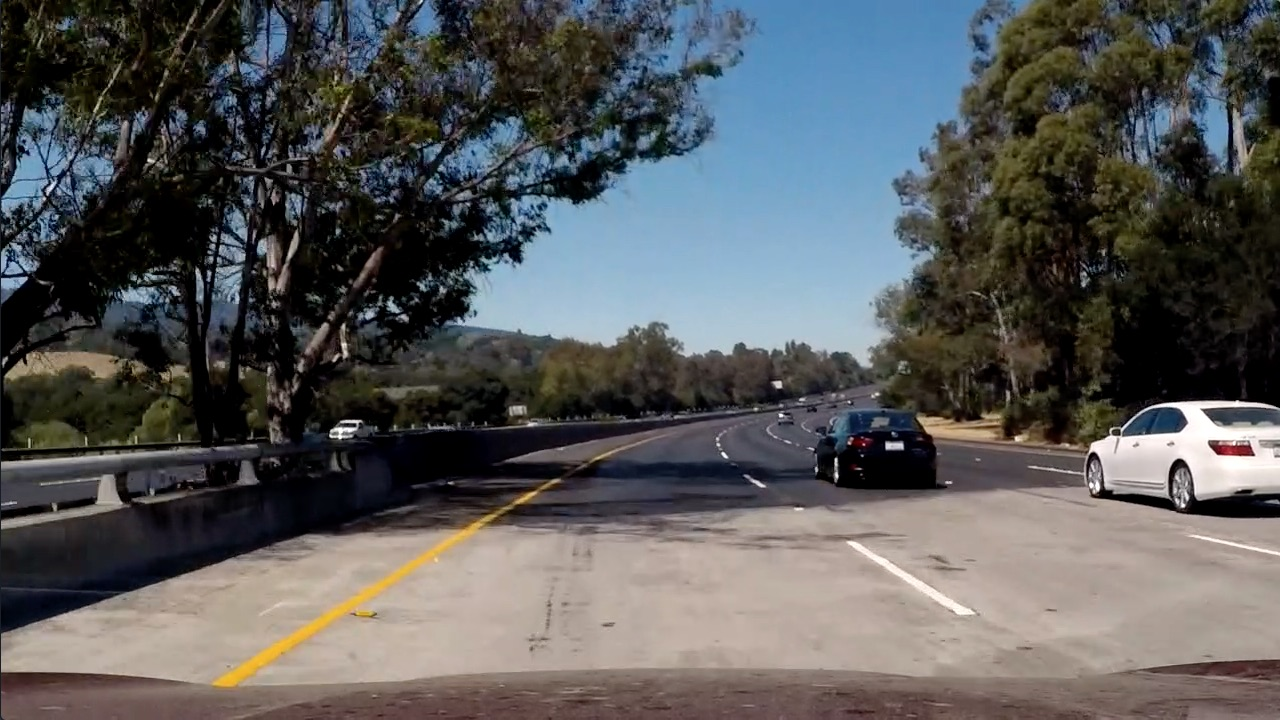
#> input picture test_images/test5.jpg, 1280 x 720 px, given in place of undistorted_straight_lines1.jpg, which was not available; the run also reads 1 picture not shown here
$ jupyter execute --allow-errors CarND-Advanced-Lane-Lines_P2.ipynb   (Python 2 division)   (older library calls are emulated)   (text cells are left out)
#> lines starting #> are read from the running program, lines starting #| are printed output that depends on the picture; after the words box and inside, x2 and y2 are one past the last pixel; in counts of white or black regions, pixels touching at a corner belong together; long printed decimals are rounded; pictures that were not available may be replaced by others from this repository, and a replacement may not be noted
#> (reads camera_cal/wide_dist_pickle.p from the repository)
[cell 1]
import cv2
import numpy as np
import matplotlib.pyplot as plt
import matplotlib.image as mpimg
import pickle

# Read in the saved objpoints and imgpoints
#> (the rest of this cell did not finish here and is left out)

[cell 2]
import numpy as np
import cv2
import matplotlib.pyplot as plt
import matplotlib.image as mpimg

[cell 3]
# Read in an image
image = cv2.imread('test_images/undistorted_straight_lines1.jpg')
#> image is the input picture: shape (720, 1280, 3); mean B, G, R 89.8, 89.3, 88.5

def pipeline_colorGradient(img, s_thresh=(170, 255), sx_thresh=(20, 100)):
#> called with s_thresh = (170, 255), sx_thresh = (20, 100)
    img = np.copy(img)
    # Convert to HLS color space and separate the S channel
    # Note: img is the undistorted image
    hls = cv2.cvtColor(img, cv2.COLOR_RGB2HLS)
    s_channel = hls[:,:,2]
    # Grayscale image
    # NOTE: we already saw that standard grayscaling lost color information for the lane lines
    # Explore gradients in other colors spaces / color channels to see what might work better
    gray = cv2.cvtColor(img, cv2.COLOR_RGB2GRAY)

    # Sobel x
    sobelx = cv2.Sobel(gray, cv2.CV_64F, 1, 0) # Take the derivative in x
    abs_sobelx = np.absolute(sobelx) # Absolute x derivative to accentuate lines away from horizontal
    scaled_sobel = np.uint8(255*abs_sobelx/np.max(abs_sobelx))

    # Threshold x gradient
    sxbinary = np.zeros_like(scaled_sobel)
    sxbinary[(scaled_sobel >= sx_thresh[0]) & (scaled_sobel <= sx_thresh[1])] = 1

    # Threshold color channel

    s_binary = np.zeros_like(s_channel)
    s_binary[(s_channel >= s_thresh[0]) & (s_channel <= s_thresh[1])] = 1


    # Combine the two binary thresholds
    combined_binary = np.zeros_like(sxbinary)
    combined_binary[(s_binary == 1) | (sxbinary == 1)] = 1
    return combined_binary

result = pipeline_colorGradient(image)
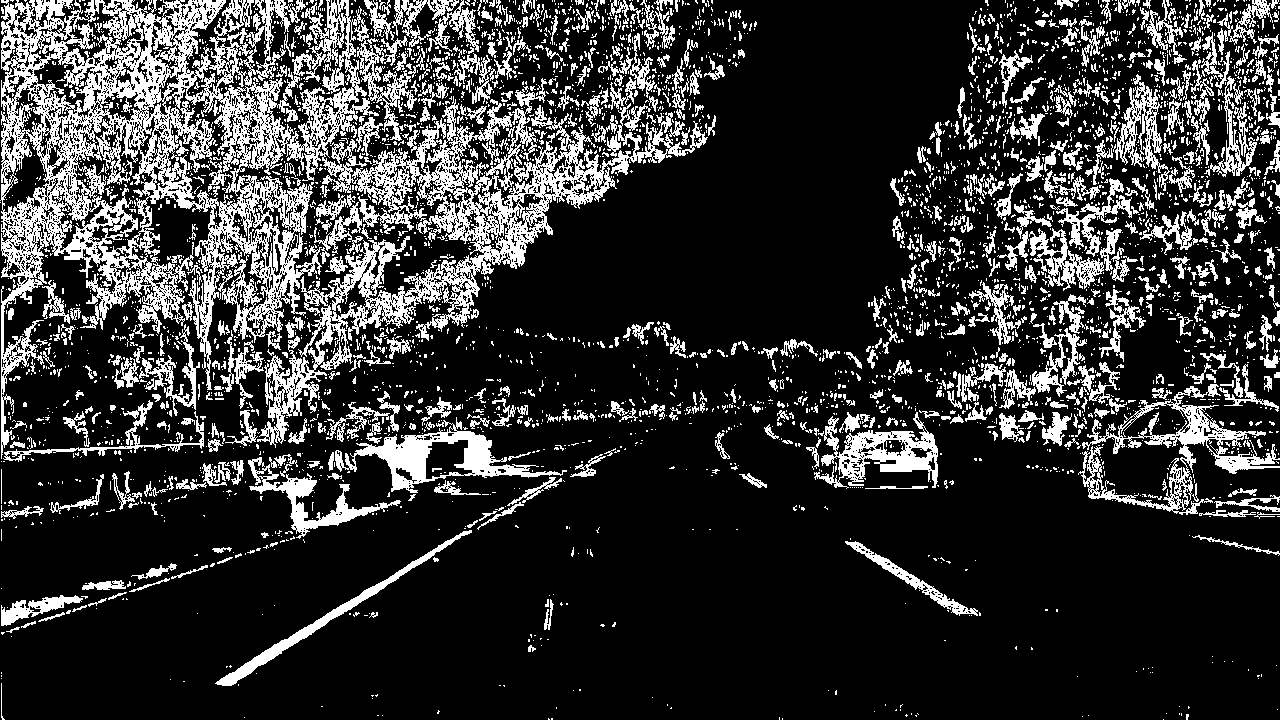
#> result: shape (720, 1280); values 0 (black) and 1 (white), 20.3% white; 4260 white regions (3585 under 20 px), largest, box (x1, y1, x2, y2) and area: (0, 0, 708, 459) 82149, (1078, 384, 1280, 515) 5554, (335, 417, 567, 493) 4534

# Plot the result
f, (ax1, ax2) = plt.subplots(1, 2, figsize=(24, 9))
f.tight_layout()

ax1.imshow(image)
ax1.set_title('Original Image', fontsize=40)

ax2.imshow(result, cmap='gray')
ax2.set_title('colorGradient Result', fontsize=40)
plt.subplots_adjust(left=0., right=1, top=0.9, bottom=0.)

# write the result

cv2.imwrite('test_images/colorGradient_straight_lines1.jpg',np.dstack(( result, result, result)) * 255)
#> Out = True

[cell 4]
import numpy as np
import cv2
import matplotlib.pyplot as plt
import matplotlib.image as mpimg
import pickle


# Read in an image
image = mpimg.imread('test_images/undistorted_straight_lines1.jpg')

[cell 5]
# Define a function that applies Sobel x and y,
# then computes the direction of the gradient
# and applies a threshold.
def dir_threshold(img, sobel_kernel=3, thresh=(0, np.pi/2)):

    # Apply the following steps to img
    # 1) Convert to grayscale
    gray = cv2.cvtColor(img, cv2.COLOR_RGB2GRAY)
    # 2) Take the gradient in x and y separately
    sobelx = cv2.Sobel(gray, cv2.CV_64F, 1, 0,ksize=sobel_kernel)
    sobely = cv2.Sobel(gray, cv2.CV_64F, 0, 1,ksize=sobel_kernel)
    # 3) Take the absolute value of the x and y gradients
    abs_sobelx = np.absolute(sobelx)
    abs_sobely = np.absolute(sobely)
    # 4) Use np.arctan2(abs_sobely, abs_sobelx) to calculate the direction of the gradient
    dir_gradient=np.arctan2(abs_sobely, abs_sobelx)
    # 5) Create a binary mask where direction thresholds are met
    binary_output = np.zeros_like(dir_gradient)
    binary_output[(dir_gradient >= thresh[0]) & (dir_gradient <= thresh[1])] = 1
    # 6) Return this mask as your binary_output image
    #binary_output = np.copy(img) # Remove this line
    return binary_output

def abs_sobel_thresh(img, orient='x', sobel_kernel=3, thresh=(0, 255)):

    # Apply the following steps to img
    # 1) Convert to grayscale
#> called with orient = 'x', sobel_kernel = 3, thresh = (20, 100)
    gray = cv2.cvtColor(img, cv2.COLOR_RGB2GRAY)
    # 2) Take the derivative in x or y given orient = 'x' or 'y'
    if orient == 'x':
        abs_sobel = np.absolute(cv2.Sobel(gray, cv2.CV_64F, 1, 0,ksize=sobel_kernel))
    if orient == 'y':
        abs_sobel = np.absolute(cv2.Sobel(gray, cv2.CV_64F, 0, 1,ksize=sobel_kernel))
    # 3) Take the absolute value of the derivative or gradient
    # 4) Scale to 8-bit (0 - 255) then convert to type = np.uint8
    scaled_sobel = np.uint8(255*abs_sobel/np.max(abs_sobel))
    # 5) Create a mask of 1's where the scaled gradient magnitude
    binary_output = np.zeros_like(scaled_sobel)
            # is > thresh_min and < thresh_max
    binary_output[(scaled_sobel >= thresh[0]) & (scaled_sobel <= thresh[1])] = 1
    # 6) Return this mask as your binary_output image
    #binary_output = np.copy(img) # Remove this line
    return binary_output

def mag_thresh(img, sobel_kernel=3, mag_thresh=(0, 255)):

    # Apply the following steps to img
    # 1) Convert to grayscale
    gray = cv2.cvtColor(img, cv2.COLOR_RGB2GRAY)
    # 2) Take the gradient in x and y separately
    sobelx = cv2.Sobel(gray, cv2.CV_64F, 1, 0,ksize=sobel_kernel)
    sobely = cv2.Sobel(gray, cv2.CV_64F, 0, 1,ksize=sobel_kernel)
    # 3) Calculate the magnitude
    mag_sobelxy = np.sqrt(sobelx*sobelx+sobely*sobely)
    # 4) Scale to 8-bit (0 - 255) and convert to type = np.
    scale_factor = np.max(mag_sobelxy)/255
    mag_sobelxy = (mag_sobelxy/scale_factor).astype(np.uint8)
    # 5) Create a binary mask where mag thresholds are met
    binary_output = np.zeros_like(mag_sobelxy)
    binary_output[(mag_sobelxy >= mag_thresh[0]) & (mag_sobelxy <= mag_thresh[1])] = 1
    # 6) Return this mask as your binary_output image
    #binary_output = np.copy(img) # Remove this line
    return binary_output

[cell 6]
def pipeline_combineGradient(image):

    # Choose a Sobel kernel size
    ksize = 3 # Choose a larger odd number to smooth gradient measurements

    # Apply each of the thresholding functions
    gradx = abs_sobel_thresh(image, orient='x', sobel_kernel=ksize, thresh=(20, 100))
    grady = abs_sobel_thresh(image, orient='y', sobel_kernel=ksize, thresh=(20, 100))
    mag_binary = mag_thresh(image, sobel_kernel=ksize, mag_thresh=(30, 100))
#> in mag_thresh, `scale_factor = np.max(mag_sobelxy)/255`: scale_factor = 3.86
    dir_binary = dir_threshold(image, sobel_kernel=ksize, thresh=(0.7, 1.3))

    combined = np.zeros_like(dir_binary)
    combined[((gradx == 1) & (grady == 1)) | ((mag_binary == 1) & (dir_binary == 1))] = 1

    return combined

combined=pipeline_combineGradient(image)

f, (ax1, ax2) = plt.subplots(1, 2, figsize=(24, 9))
f.tight_layout()
ax1.imshow(image)
ax1.set_title('Original Image', fontsize=50)
ax2.imshow(combined, cmap='gray')
ax2.set_title('Thresholded combined.', fontsize=50)
plt.subplots_adjust(left=0., right=1, top=0.9, bottom=0.)
# write the result

cv2.imwrite('test_images/combineGradient_straight_lines1.jpg',np.dstack(( combined, combined, combined)) * 255)
#> Out = True

[cell 7]
def color_space(img,s_thresh=(170, 255)):
    # Convert to HLS color space and separate the S channel
    # Note: img is the undistorted image
#> called with s_thresh = (170, 255)
    img = np.copy(img)
    hls = cv2.cvtColor(img, cv2.COLOR_RGB2HLS)
    s_channel = hls[:,:,2]
    # Threshold color channel

    s_binary = np.zeros_like(s_channel)
    s_binary[(s_channel >= s_thresh[0]) & (s_channel <= s_thresh[1])] = 1
    return s_binary

[cell 8]
def pipeline_combineGradientColorspace(image):

    # Choose a Sobel kernel size
    ksize = 3 # Choose a larger odd number to smooth gradient measurements

    # Apply each of the thresholding functions
    gradx = abs_sobel_thresh(image, orient='x', sobel_kernel=ksize, thresh=(20, 100))
    grady = abs_sobel_thresh(image, orient='y', sobel_kernel=ksize, thresh=(20, 100))
    mag_binary = mag_thresh(image, sobel_kernel=ksize, mag_thresh=(30, 100))
    dir_binary = dir_threshold(image, sobel_kernel=ksize, thresh=(0.7, 1.3))
    s_binary=color_space(image)

    combined = np.zeros_like(dir_binary)
    combined[((gradx == 1) & (grady == 1)) | ((mag_binary == 1) & (dir_binary == 1))] = 1

    combined_color=np.zeros_like(combined)
    combined_color[(combined == 1) | (s_binary == 1)] = 1
    return combined_color

combined_color=pipeline_combineGradientColorspace(image)

f, (ax1, ax2) = plt.subplots(1, 2, figsize=(24, 9))
f.tight_layout()
ax1.imshow(image)
ax1.set_title('Original Image', fontsize=50)
ax2.imshow(combined_color, cmap='gray')
ax2.set_title('CombineThresholded+color.', fontsize=50)
plt.subplots_adjust(left=0., right=1, top=0.9, bottom=0.)
# write the result

cv2.imwrite('test_images/combineGradient_color_straight_lines1.jpg',np.dstack(( combined_color, combined_color, combined_color)) * 255)
#> Out = True

[cell 9]
# Read in an image
# for the
undist_gradient_image = mpimg.imread('test_images/combineGradient_color_straight_lines1.jpg')


# define region of interest

xSize, ySize, _ = undist_gradient_image.shape
copy = undist_gradient_image.copy()


bottomY = 720
topY = 455

left1 = (190, bottomY)
left1_x, left1_y = left1
left2 = (585, topY)
left2_x, left2_y = left2

right1 = (700, topY)
right1_x, right1_y = right1

right2 = (1130, bottomY)
right2_x, right2_y = right2


color = [255, 0, 0]
w = 2
cv2.line(copy, left1, left2, color, w)
cv2.line(copy, left2, right1, color, w)
cv2.line(copy, right1, right2, color, w)
cv2.line(copy, right2, left1, color, w)
fig, ax = plt.subplots(figsize=(40, 20))
ax.imshow(copy)

cv2.imwrite('test_images/region_straight_lines1.jpg',copy)
#> Out = True

[cell 10]
gray = cv2.cvtColor(undist_gradient_image, cv2.COLOR_BGR2GRAY)
src = np.float32([
    [left2_x, left2_y],
    [right1_x, right1_y],
    [right2_x, right2_y],
    [left1_x, left1_y]
])
nX = gray.shape[1]
nY = gray.shape[0]
img_size = (nX, nY)
offset = 200
dst = np.float32([
    [offset, 0],
    [img_size[0]-offset, 0],
    [img_size[0]-offset, img_size[1]],
    [offset, img_size[1]]
])
img_size = (gray.shape[1], gray.shape[0])
M = cv2.getPerspectiveTransform(src, dst)
Minv = cv2.getPerspectiveTransform(dst, src)
warped = cv2.warpPerspective(undist_gradient_image, M, img_size)


f, (ax1, ax2) = plt.subplots(1, 2, figsize=(24, 9))
f.tight_layout()
ax1.imshow(undist_gradient_image)
ax1.set_title('Original', fontsize=50)
ax2.imshow(warped)
ax2.set_title('Perspective transformed', fontsize=50)
plt.subplots_adjust(left=0., right=1, top=0.9, bottom=0.)

cv2.imwrite('test_images/perspective_tran_straight_lines1.jpg',warped)
#> Out = True

[cell 11]
pickle.dump( { 'M': M, 'Minv': Minv }, open('perspective_transform.p', 'wb'))

[cell 12]
import numpy as np
import matplotlib.image as mpimg
import matplotlib.pyplot as plt
import cv2

# Load our image
binary_warped = mpimg.imread('test_images/perspective_tran_straight_lines1.jpg')

def find_lane_pixels(binary_warped):
    # Take a histogram of the bottom half of the image
    histogram = np.sum(binary_warped[binary_warped.shape[0]//2:,:], axis=0)
#> histogram = 1280 values, max 60473 at index 187, min 0 at index 328, mean 3253.8
    # Create an output image to draw on and visualize the result
    out_img = np.dstack((binary_warped, binary_warped, binary_warped))
    # Find the peak of the left and right halves of the histogram
    # These will be the starting point for the left and right lines
    midpoint = np.int(histogram.shape[0]//2)
    leftx_base = np.argmax(histogram[:midpoint])
#> leftx_base = 187
    rightx_base = np.argmax(histogram[midpoint:]) + midpoint
#> rightx_base = 1107

    # HYPERPARAMETERS
    # Choose the number of sliding windows
    nwindows = 9
    # Set the width of the windows +/- margin
    margin = 100
    # Set minimum number of pixels found to recenter window
    minpix = 50

    # Set height of windows - based on nwindows above and image shape
    window_height = np.int(binary_warped.shape[0]//nwindows)
    # Identify the x and y positions of all nonzero pixels in the image
    nonzero = binary_warped.nonzero()
#> nonzero = 178117 positions, rows 0 to 719, columns 0 to 1279
    nonzeroy = np.array(nonzero[0])
    nonzerox = np.array(nonzero[1])
    # Current positions to be updated later for each window in nwindows
    leftx_current = leftx_base
#> leftx_current = 187
    rightx_current = rightx_base
#> rightx_current = 1107

    # Create empty lists to receive left and right lane pixel indices
    left_lane_inds = []
    right_lane_inds = []

    # Step through the windows one by one
    for window in range(nwindows):
        # Identify window boundaries in x and y (and right and left)
        win_y_low = binary_warped.shape[0] - (window+1)*window_height
        win_y_high = binary_warped.shape[0] - window*window_height
        win_xleft_low = leftx_current - margin
        win_xleft_high = leftx_current + margin
        win_xright_low = rightx_current - margin
        win_xright_high = rightx_current + margin

        # Draw the windows on the visualization image
        cv2.rectangle(out_img,(win_xleft_low,win_y_low),(win_xleft_high,win_y_high),(0,255,0), 2)
        cv2.rectangle(out_img,(win_xright_low,win_y_low),(win_xright_high,win_y_high),(0,255,0), 2)

        # Identify the nonzero pixels in x and y within the window #
        good_left_inds = ((nonzeroy >= win_y_low) & (nonzeroy < win_y_high) & (nonzerox >= win_xleft_low) &  (nonzerox < win_xleft_high)).nonzero()[0]
        good_right_inds = ((nonzeroy >= win_y_low) & (nonzeroy < win_y_high) & (nonzerox >= win_xright_low) &  (nonzerox < win_xright_high)).nonzero()[0]

        # Append these indices to the lists
        left_lane_inds.append(good_left_inds)
        right_lane_inds.append(good_right_inds)

        # If you found > minpix pixels, recenter next window on their mean position
        if len(good_left_inds) > minpix:
            leftx_current = np.int(np.mean(nonzerox[good_left_inds]))
        if len(good_right_inds) > minpix:
            rightx_current = np.int(np.mean(nonzerox[good_right_inds]))
#> this loop made 9 passes
#> (win_xleft_low, win_xleft_high, win_xright_low, win_xright_high, leftx_current, rightx_current) on passes 1 to 4: (87, 287, 1007, 1207, 183, 1102), (83, 283, 1002, 1202, 183, 1109), (83, 283, 1009, 1209, 190, 1145), (90, 290, 1045, 1245, 200, 1136)
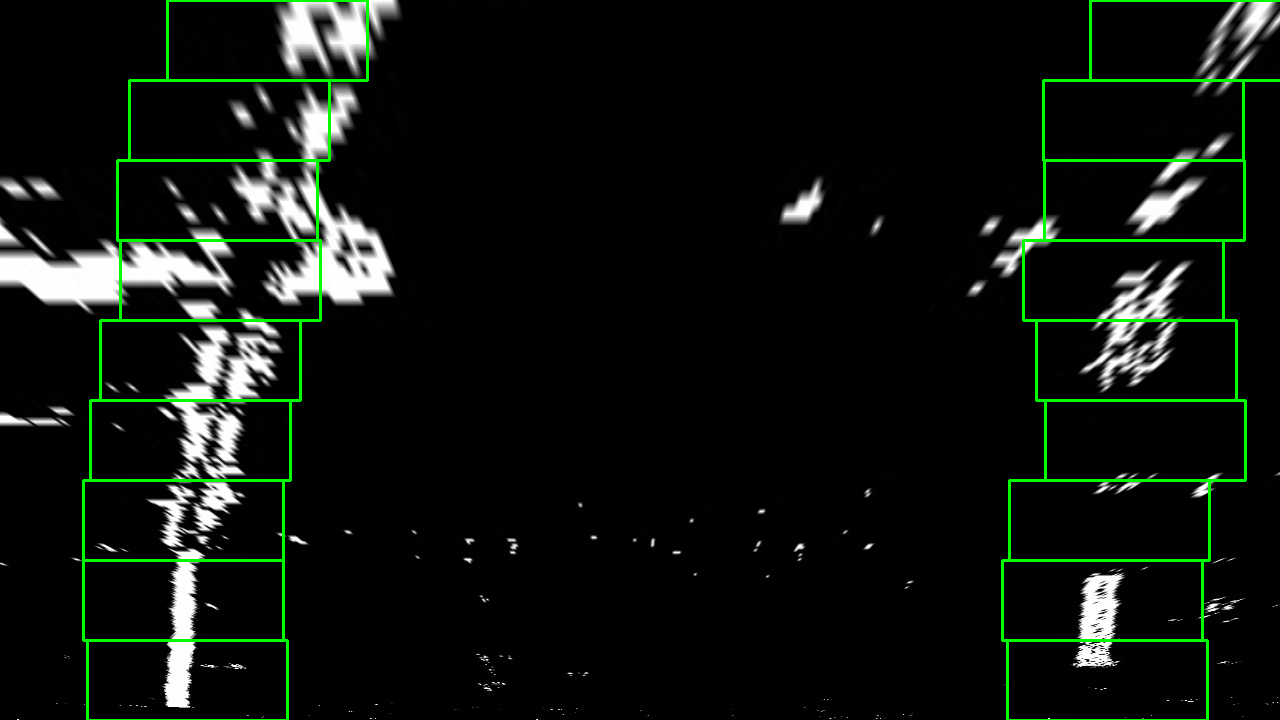
#> out_img: shape (720, 1280, 3); mean of channels 0, 1, 2 14.4, 19.9, 14.4; drawn as B, G, R
#> after the loop, left_lane_inds = 9 items; right_lane_inds = 9 items

    # Concatenate the arrays of indices (previously was a list of lists of pixels)
    try:
        left_lane_inds = np.concatenate(left_lane_inds)
        right_lane_inds = np.concatenate(right_lane_inds)
    except ValueError:
        # Avoids an error if the above is not implemented fully
        pass

    # Extract left and right line pixel positions
    leftx = nonzerox[left_lane_inds]
    lefty = nonzeroy[left_lane_inds]
    rightx = nonzerox[right_lane_inds]
    righty = nonzeroy[right_lane_inds]

    return leftx, lefty, rightx, righty, out_img


def fit_polynomial(binary_warped):
    # Find our lane pixels first
    leftx, lefty, rightx, righty, out_img = find_lane_pixels(binary_warped)
#> binary_warped: shape (720, 1280)

    # Fit a second order polynomial to each using `np.polyfit`
    left_fit = np.polyfit(lefty, leftx, 2)
#> left_fit = [0.000231, -0.315, 292.6]
    right_fit = np.polyfit(righty, rightx, 2)
#> right_fit = [0.000499, -0.529, 1247.9]

    # Generate x and y values for plotting
    ploty = np.linspace(0, binary_warped.shape[0]-1, binary_warped.shape[0] )
    try:
        left_fitx = left_fit[0]*ploty**2 + left_fit[1]*ploty + left_fit[2]
#> left_fitx = 720 values, max 292.6 at index 0, min 185 at index 682, mean 219
        right_fitx = right_fit[0]*ploty**2 + right_fit[1]*ploty + right_fit[2]
#> right_fitx = 720 values, max 1247.9 at index 0, min 1107.5 at index 531, mean 1143.7
    except TypeError:
        # Avoids an error if `left` and `right_fit` are still none or incorrect
        print('The function failed to fit a line!')
        left_fitx = 1*ploty**2 + 1*ploty
        right_fitx = 1*ploty**2 + 1*ploty

    ## Visualization ##
    # Colors in the left and right lane regions
    out_img[lefty, leftx] = [255, 0, 0]
    out_img[righty, rightx] = [0, 0, 255]

    # Plots the left and right polynomials on the lane lines
    plt.plot(left_fitx, ploty, color='yellow')
    plt.plot(right_fitx, ploty, color='yellow')

    return out_img,ploty,left_fit,right_fit


out_img,ploty,left_fit,right_fit = fit_polynomial(binary_warped[:,:,0])
#> ploty = 720 values from 0 to 719; left_fit = [0.000231, -0.315, 292.6]; right_fit = [0.000499, -0.529, 1247.9]

plt.imsave('test_images/poly_perspective_tran_straight_lines1.jpg',out_img)
plt.imshow(out_img)
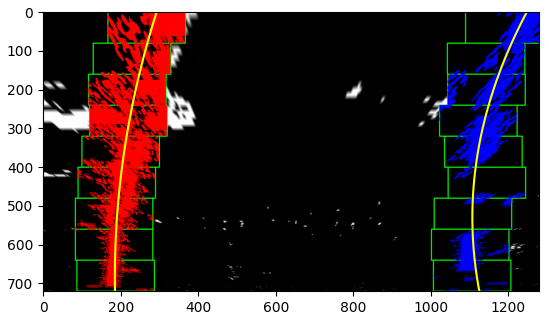
#> figure drawn by matplotlib, 1 panel

[cell 13]
def measure_curvature_real(ploty, left_fit_cr, right_fit_cr):
    '''
    Calculates the curvature of polynomial functions in meters.
    '''
    # Define conversions in x and y from pixels space to meters
    ym_per_pix = 30/720 # meters per pixel in y dimension
    xm_per_pix = 3.7/700 # meters per pixel in x dimension


    # Define y-value where we want radius of curvature
    # We'll choose the maximum y-value, corresponding to the bottom of the image
    y_eval = np.max(ploty)
#> y_eval = 719

    ## calculation of R_curve (radius of curvature) #####
    left_curverad = ((1 + (2*left_fit_cr[0]*y_eval*ym_per_pix + left_fit_cr[1])**2)**1.5) / np.absolute(2*left_fit_cr[0])
#> left_curverad = 2494.6
    right_curverad = ((1 + (2*right_fit_cr[0]*y_eval*ym_per_pix + right_fit_cr[1])**2)**1.5) / np.absolute(2*right_fit_cr[0])
#> right_curverad = 1451.6


    return left_curverad, right_curverad


# Calculate the radius of curvature in meters for both lane lines
left_curverad, right_curverad = measure_curvature_real(ploty,left_fit,right_fit)
#> left_curverad = 2494.6; right_curverad = 1451.6


print(left_curverad/1000., 'km', right_curverad/1000., 'km')
#| 2.495 km 1.452 km

[cell 14]
def drawLine(img, left_fit, right_fit):
    """
    Draw the lane lines on the image `img` using the poly `left_fit` and `right_fit`.
    """
    yMax = img.shape[0]
    ploty = np.linspace(0, yMax - 1, yMax)
    color_warp = np.zeros_like(img).astype(np.uint8)

    # Calculate points.
    left_fitx = left_fit[0]*ploty**2 + left_fit[1]*ploty + left_fit[2]
    right_fitx = right_fit[0]*ploty**2 + right_fit[1]*ploty + right_fit[2]

    # Recast the x and y points into usable format for cv2.fillPoly()
    pts_left = np.array([np.transpose(np.vstack([left_fitx, ploty]))])
#> pts_left = 720 pairs, first value 185 to 292.6, second value 0 to 719
    pts_right = np.array([np.flipud(np.transpose(np.vstack([right_fitx, ploty])))])
#> pts_right = 720 pairs, first value 1107.5 to 1247.9, second value 0 to 719
    pts = np.hstack((pts_left, pts_right))
#> pts = 1440 pairs, first value 185 to 1247.9, second value 0 to 719

    # Draw the lane onto the warped blank image
    cv2.fillPoly(color_warp, np.int_([pts]), (0,255, 0))

    # Warp the blank back to original image space using inverse perspective matrix (Minv)
    newwarp = cv2.warpPerspective(color_warp, Minv, (img.shape[1], img.shape[0]))
    return cv2.addWeighted(img, 1, newwarp, 0.3, 0)

img = cv2.imread('test_images/straight_lines1.jpg')
warpback_img=drawLine(img,left_fit,right_fit)
plt.imshow(warpback_img)
cv2.imwrite('test_images/warpback_poly_perspective_tran_straight_lines1.jpg',warpback_img)
#> Out = True
